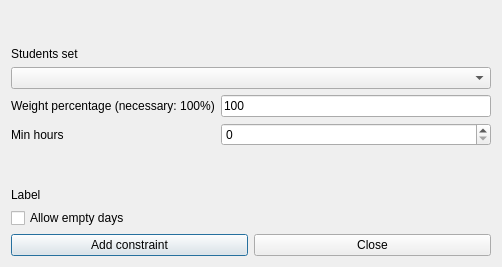
<?xml version="1.0" encoding="UTF-8"?>
<ui version="4.0">
 <class>AddConstraintStudentsSetMinHoursDailyForm_template</class>
 <widget class="QDialog" name="AddConstraintStudentsSetMinHoursDailyForm_template">
  <property name="geometry">
   <rect>
    <x>0</x>
    <y>0</y>
    <width>502</width>
    <height>267</height>
   </rect>
  </property>
  <property name="windowTitle">
   <string extracomment="This is the title of the dialog to add a new constraint of this type">Add students set min hours daily</string>
  </property>
  <layout class="QGridLayout" name="gridLayout">
   <item row="0" column="1">
    <spacer name="verticalSpacer">
     <property name="orientation">
      <enum>Qt::Vertical</enum>
     </property>
     <property name="sizeHint" stdset="0">
      <size>
       <width>20</width>
       <height>34</height>
      </size>
     </property>
    </spacer>
   </item>
   <item row="1" column="0" colspan="3">
    <widget class="QLabel" name="studentsTextLabel">
     <property name="frameShape">
      <enum>QFrame::NoFrame</enum>
     </property>
     <property name="frameShadow">
      <enum>QFrame::Plain</enum>
     </property>
     <property name="text">
      <string>Students set</string>
     </property>
     <property name="wordWrap">
      <bool>false</bool>
     </property>
    </widget>
   </item>
   <item row="2" column="0" colspan="3">
    <widget class="QComboBox" name="studentsComboBox">
     <property name="editable">
      <bool>false</bool>
     </property>
     <property name="insertPolicy">
      <enum>QComboBox::NoInsert</enum>
     </property>
     <property name="duplicatesEnabled">
      <bool>false</bool>
     </property>
    </widget>
   </item>
   <item row="3" column="0" colspan="2">
    <widget class="QLabel" name="weightTextLabel">
     <property name="frameShape">
      <enum>QFrame::NoFrame</enum>
     </property>
     <property name="frameShadow">
      <enum>QFrame::Plain</enum>
     </property>
     <property name="text">
      <string>Weight percentage (necessary: 100%)</string>
     </property>
     <property name="wordWrap">
      <bool>false</bool>
     </property>
    </widget>
   </item>
   <item row="3" column="2">
    <widget class="QLineEdit" name="weightLineEdit">
     <property name="text">
      <string notr="true">100</string>
     </property>
    </widget>
   </item>
   <item row="4" column="0">
    <widget class="QLabel" name="minHoursTextLabel">
     <property name="frameShape">
      <enum>QFrame::NoFrame</enum>
     </property>
     <property name="frameShadow">
      <enum>QFrame::Plain</enum>
     </property>
     <property name="text">
      <string>Min hours</string>
     </property>
     <property name="wordWrap">
      <bool>false</bool>
     </property>
    </widget>
   </item>
   <item row="4" column="2">
    <widget class="QSpinBox" name="minHoursSpinBox"/>
   </item>
   <item row="5" column="1">
    <spacer name="verticalSpacer_2">
     <property name="orientation">
      <enum>Qt::Vertical</enum>
     </property>
     <property name="sizeHint" stdset="0">
      <size>
       <width>20</width>
       <height>33</height>
      </size>
     </property>
    </spacer>
   </item>
   <item row="6" column="0" colspan="3">
    <widget class="QLabel" name="allowLabel">
     <property name="text">
      <string notr="true">Label</string>
     </property>
    </widget>
   </item>
   <item row="7" column="0" colspan="3">
    <widget class="QCheckBox" name="allowEmptyDaysCheckBox">
     <property name="text">
      <string>Allow empty days</string>
     </property>
    </widget>
   </item>
   <item row="8" column="0" colspan="3">
    <layout class="QHBoxLayout" name="horizontalLayout">
     <item>
      <widget class="QPushButton" name="addConstraintPushButton">
       <property name="text">
        <string>Add constraint</string>
       </property>
      </widget>
     </item>
     <item>
      <widget class="QPushButton" name="closePushButton">
       <property name="text">
        <string>Close</string>
       </property>
      </widget>
     </item>
    </layout>
   </item>
  </layout>
 </widget>
 <layoutdefault spacing="6" margin="11"/>
 <resources/>
 <connections/>
</ui>
